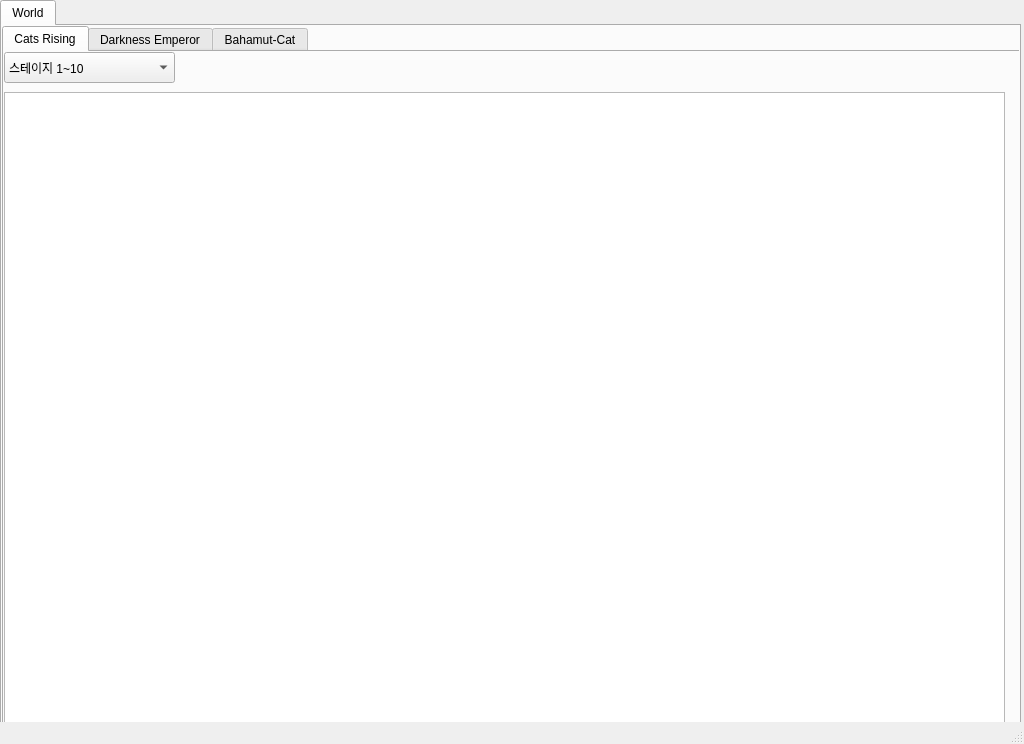
<?xml version="1.0" encoding="UTF-8"?>
<ui version="4.0">
 <class>MainWindow</class>
 <widget class="QMainWindow" name="MainWindow">
  <property name="geometry">
   <rect>
    <x>0</x>
    <y>0</y>
    <width>1024</width>
    <height>744</height>
   </rect>
  </property>
  <property name="windowTitle">
   <string>MainWindow</string>
  </property>
  <widget class="QWidget" name="centralwidget">
   <widget class="QTabWidget" name="tabWidget">
    <property name="geometry">
     <rect>
      <x>0</x>
      <y>0</y>
      <width>1021</width>
      <height>731</height>
     </rect>
    </property>
    <property name="currentIndex">
     <number>0</number>
    </property>
    <widget class="QWidget" name="world">
     <attribute name="title">
      <string>World</string>
     </attribute>
     <widget class="QTabWidget" name="World">
      <property name="geometry">
       <rect>
        <x>0</x>
        <y>0</y>
        <width>1021</width>
        <height>701</height>
       </rect>
      </property>
      <property name="currentIndex">
       <number>0</number>
      </property>
      <widget class="QWidget" name="first">
       <attribute name="title">
        <string>Cats Rising</string>
       </attribute>
       <widget class="QComboBox" name="comboBox_1">
        <property name="geometry">
         <rect>
          <x>0</x>
          <y>0</y>
          <width>171</width>
          <height>31</height>
         </rect>
        </property>
        <item>
         <property name="text">
          <string>스테이지 1~10</string>
         </property>
        </item>
        <item>
         <property name="text">
          <string>스테이지 11~20</string>
         </property>
        </item>
        <item>
         <property name="text">
          <string>스테이지 21~30</string>
         </property>
        </item>
        <item>
         <property name="text">
          <string>스테이지 31~40</string>
         </property>
        </item>
        <item>
         <property name="text">
          <string>스테이지 41~47</string>
         </property>
        </item>
        <item>
         <property name="text">
          <string>스테이지 48</string>
         </property>
        </item>
       </widget>
       <widget class="QTextEdit" name="textEdit">
        <property name="geometry">
         <rect>
          <x>0</x>
          <y>40</y>
          <width>1001</width>
          <height>631</height>
         </rect>
        </property>
        <property name="font">
         <font>
          <family>Agency FB</family>
          <pointsize>14</pointsize>
         </font>
        </property>
       </widget>
      </widget>
      <widget class="QWidget" name="second">
       <attribute name="title">
        <string>Darkness Emperor</string>
       </attribute>
       <widget class="QComboBox" name="comboBox_2">
        <property name="geometry">
         <rect>
          <x>0</x>
          <y>0</y>
          <width>171</width>
          <height>31</height>
         </rect>
        </property>
        <item>
         <property name="text">
          <string>1st~10th</string>
         </property>
        </item>
        <item>
         <property name="text">
          <string>11th~20th</string>
         </property>
        </item>
        <item>
         <property name="text">
          <string>21th~30th</string>
         </property>
        </item>
        <item>
         <property name="text">
          <string>31th~40th</string>
         </property>
        </item>
        <item>
         <property name="text">
          <string>41th~47th</string>
         </property>
        </item>
        <item>
         <property name="text">
          <string>48th(boss)</string>
         </property>
        </item>
       </widget>
      </widget>
      <widget class="QWidget" name="third">
       <attribute name="title">
        <string>Bahamut-Cat</string>
       </attribute>
       <widget class="QComboBox" name="comboBox_3">
        <property name="geometry">
         <rect>
          <x>0</x>
          <y>0</y>
          <width>171</width>
          <height>31</height>
         </rect>
        </property>
        <item>
         <property name="text">
          <string>1st~10th</string>
         </property>
        </item>
        <item>
         <property name="text">
          <string>11th~20th</string>
         </property>
        </item>
        <item>
         <property name="text">
          <string>21th~30th</string>
         </property>
        </item>
        <item>
         <property name="text">
          <string>31th~40th</string>
         </property>
        </item>
        <item>
         <property name="text">
          <string>41th~47th</string>
         </property>
        </item>
        <item>
         <property name="text">
          <string>48th(boss)</string>
         </property>
        </item>
       </widget>
      </widget>
     </widget>
    </widget>
   </widget>
  </widget>
  <widget class="QStatusBar" name="statusbar"/>
  <action name="actionworld">
   <property name="text">
    <string>Empire of cats</string>
   </property>
  </action>
  <action name="actionfuture">
   <property name="text">
    <string>Into the future</string>
   </property>
  </action>
  <action name="actionspace">
   <property name="text">
    <string>Cats of the Cosmos</string>
   </property>
  </action>
 </widget>
 <resources/>
 <connections>
  <connection>
   <sender>comboBox_3</sender>
   <signal>activated(int)</signal>
   <receiver>MainWindow</receiver>
   <slot>selected()</slot>
   <hints>
    <hint type="sourcelabel">
     <x>111</x>
     <y>157</y>
    </hint>
    <hint type="destinationlabel">
     <x>281</x>
     <y>53</y>
    </hint>
   </hints>
  </connection>
  <connection>
   <sender>comboBox_1</sender>
   <signal>activated(int)</signal>
   <receiver>MainWindow</receiver>
   <slot>selected()</slot>
   <hints>
    <hint type="sourcelabel">
     <x>121</x>
     <y>155</y>
    </hint>
    <hint type="destinationlabel">
     <x>138</x>
     <y>59</y>
    </hint>
   </hints>
  </connection>
 </connections>
 <slots>
  <slot>selected()</slot>
 </slots>
</ui>
